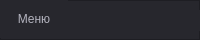
     <widget class="QFrame" name="Top_Bar">
      <property name="maximumSize">
       <size>
        <width>16777215</width>
        <height>40</height>
       </size>
      </property>
      <property name="styleSheet">
       <string notr="true">background-color: rgb(35, 35, 35);</string>
      </property>
      <property name="frameShape">
       <enum>QFrame::NoFrame</enum>
      </property>
      <property name="frameShadow">
       <enum>QFrame::Raised</enum>
      </property>
      <layout class="QHBoxLayout" name="horizontalLayout">
       <property name="spacing">
        <number>0</number>
       </property>
       <property name="leftMargin">
        <number>0</number>
       </property>
       <property name="topMargin">
        <number>0</number>
       </property>
       <property name="rightMargin">
        <number>0</number>
       </property>
       <property name="bottomMargin">
        <number>0</number>
       </property>
       <item>
        <widget class="QFrame" name="frame_top">
         <property name="styleSheet">
          <string notr="true">background-color: rgb(39, 39, 45);</string>
         </property>
         <property name="frameShape">
          <enum>QFrame::StyledPanel</enum>
         </property>
         <property name="frameShadow">
          <enum>QFrame::Raised</enum>
         </property>
         <widget class="QPushButton" name="Btn_Toggle">
          <property name="geometry">
           <rect>
            <x>0</x>
            <y>0</y>
            <width>68</width>
            <height>38</height>
           </rect>
          </property>
          <property name="sizePolicy">
           <sizepolicy hsizetype="Expanding" vsizetype="Expanding">
            <horstretch>0</horstretch>
            <verstretch>0</verstretch>
           </sizepolicy>
          </property>
          <property name="styleSheet">
           <string notr="true">QPushButton {
	color:#b4b4bf;
	background-position: center;
	background-repeat: no-reperat;
	border: none;
	background-color: rgb(39, 39, 45);
}
QPushButton:hover {
	background-color:#3f3f49;
}
QPushButton:pressed {	
	background-color:#b3b7c4;
}</string>
          </property>
          <property name="text">
           <string>Меню</string>
          </property>
         </widget>
         <widget class="QLabel" name="label_2">
          <property name="geometry">
           <rect>
            <x>90</x>
            <y>10</y>
            <width>191</width>
            <height>21</height>
           </rect>
          </property>
          <property name="styleSheet">
           <string notr="true">color: rgb(255, 255, 255);
font:15pt &quot;Trebuchet MS&quot;;</string>
          </property>
          <property name="text">
           <string/>
          </property>
         </widget>
        </widget>
       </item>
      </layout>
     </widget>
